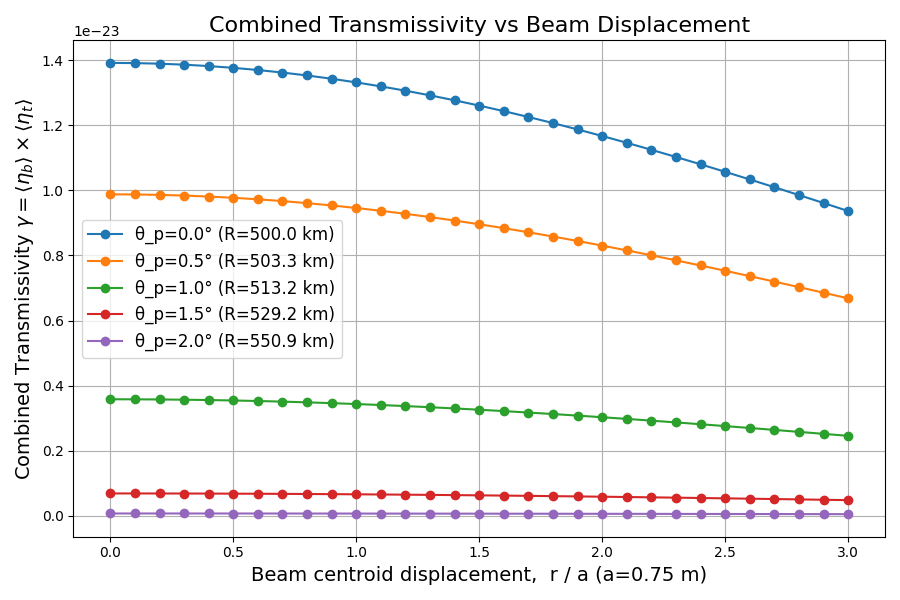

This figure's Python source:
import matplotlib.pyplot as plt
import math
import os, sys
import numpy as np
simulation_path = os.path.abspath(os.path.join(os.path.dirname(__file__), '../../', 'Model'))
sys.path.append(simulation_path)
from circle_beam_transmissivity import transmissivity_etab, satellite_ground_distance, beam_waist, to_decimal_string

from atmospheric_transmissivity import transmissivity_etat


a = 0.75                # Aparture radius
G = 6.67430e-11         # Gravitational constant
M_T = 5.972e24          # Earth's mass
D_E = 6378e3            # Earth's radius (km)
h_s = 500e3             # Satellite's altitude
d_o = D_E + h_s
omega = math.sqrt(G * M_T / d_o**3)
T = 2 * math.pi / omega
t = T * 0.0           # 周回時間

def main():
    displacement = np.arange(0, 3.1, 0.1)
    r = [a * d for d in displacement]

    theta_min = math.radians(0)
    theta_max = math.radians(2)
    theta_list = np.linspace(theta_min, theta_max, 5)

    t_list = [theta / omega for theta in theta_list]

    plt.figure(figsize=(9, 6))

    for t in t_list:
        # 距離 R(t)
        R_t = satellite_ground_distance(h_s, t)
        waist = beam_waist(h_s, t)
        
        # Transmissivity 計算
        eta_b = [transmissivity_etab(a, r_val, waist) for r_val in r]
        eta_t = transmissivity_etat(R_t)

        # gamma = eta_b * eta_t
        gamma = [eta_b_i * eta_t for eta_b_i in eta_b]

        theta_deg = omega * t * 180 / math.pi
        plt.plot(displacement, gamma, marker='o', label=f'θ_p={theta_deg:.1f}° (R={R_t/1e3:.1f} km)')

    plt.xlabel(f"Beam centroid displacement,  r / a (a={a} m)", fontsize=14)
    plt.ylabel(r"Combined Transmissivity $\gamma = \langle \eta_b \rangle \times \langle \eta_t \rangle$", fontsize=14)
    plt.title("Combined Transmissivity vs Beam Displacement", fontsize=16)
    plt.grid(True)
    plt.legend(fontsize=12)
    plt.tight_layout()

    output_path = os.path.join(os.path.dirname(__file__), "gamma_distance.png")
    plt.savefig(output_path)
    print(f"✅ Save as: {output_path}")
    plt.show()

if __name__ == "__main__":
    main()